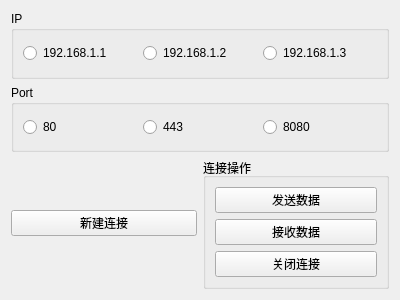
<?xml version="1.0" encoding="UTF-8"?>
<ui version="4.0">
 <class>Widget</class>
 <widget class="QWidget" name="Widget">
  <property name="geometry">
   <rect>
    <x>0</x>
    <y>0</y>
    <width>400</width>
    <height>300</height>
   </rect>
  </property>
  <property name="windowTitle">
   <string>Widget</string>
  </property>
  <layout class="QVBoxLayout" name="verticalLayout_2">
   <item>
    <widget class="QGroupBox" name="groupBoxIP">
     <property name="title">
      <string>IP</string>
     </property>
     <layout class="QHBoxLayout" name="horizontalLayout">
      <item>
       <widget class="QRadioButton" name="radioButtonIP1">
        <property name="text">
         <string>192.168.1.1</string>
        </property>
       </widget>
      </item>
      <item>
       <widget class="QRadioButton" name="radioButtonIP2">
        <property name="text">
         <string>192.168.1.2</string>
        </property>
       </widget>
      </item>
      <item>
       <widget class="QRadioButton" name="radioButtonIP3">
        <property name="text">
         <string>192.168.1.3</string>
        </property>
       </widget>
      </item>
     </layout>
    </widget>
   </item>
   <item>
    <widget class="QGroupBox" name="groupBoxPort">
     <property name="title">
      <string>Port</string>
     </property>
     <layout class="QHBoxLayout" name="horizontalLayout_2">
      <item>
       <widget class="QRadioButton" name="radioButtonPort1">
        <property name="text">
         <string>80</string>
        </property>
       </widget>
      </item>
      <item>
       <widget class="QRadioButton" name="radioButtonPort2">
        <property name="text">
         <string>443</string>
        </property>
       </widget>
      </item>
      <item>
       <widget class="QRadioButton" name="radioButtonPort3">
        <property name="text">
         <string>8080</string>
        </property>
       </widget>
      </item>
     </layout>
    </widget>
   </item>
   <item>
    <layout class="QHBoxLayout" name="horizontalLayout_3">
     <item>
      <widget class="QPushButton" name="pushButtonConnect">
       <property name="text">
        <string>新建连接</string>
       </property>
      </widget>
     </item>
     <item>
      <widget class="QGroupBox" name="groupBoxConnection">
       <property name="title">
        <string>连接操作</string>
       </property>
       <layout class="QVBoxLayout" name="verticalLayout">
        <item>
         <widget class="QPushButton" name="pushButtonSend">
          <property name="text">
           <string>发送数据</string>
          </property>
         </widget>
        </item>
        <item>
         <widget class="QPushButton" name="pushButtonRecv">
          <property name="text">
           <string>接收数据</string>
          </property>
         </widget>
        </item>
        <item>
         <widget class="QPushButton" name="pushButtonClose">
          <property name="text">
           <string>关闭连接</string>
          </property>
         </widget>
        </item>
       </layout>
      </widget>
     </item>
    </layout>
   </item>
  </layout>
 </widget>
 <resources/>
 <connections/>
</ui>
